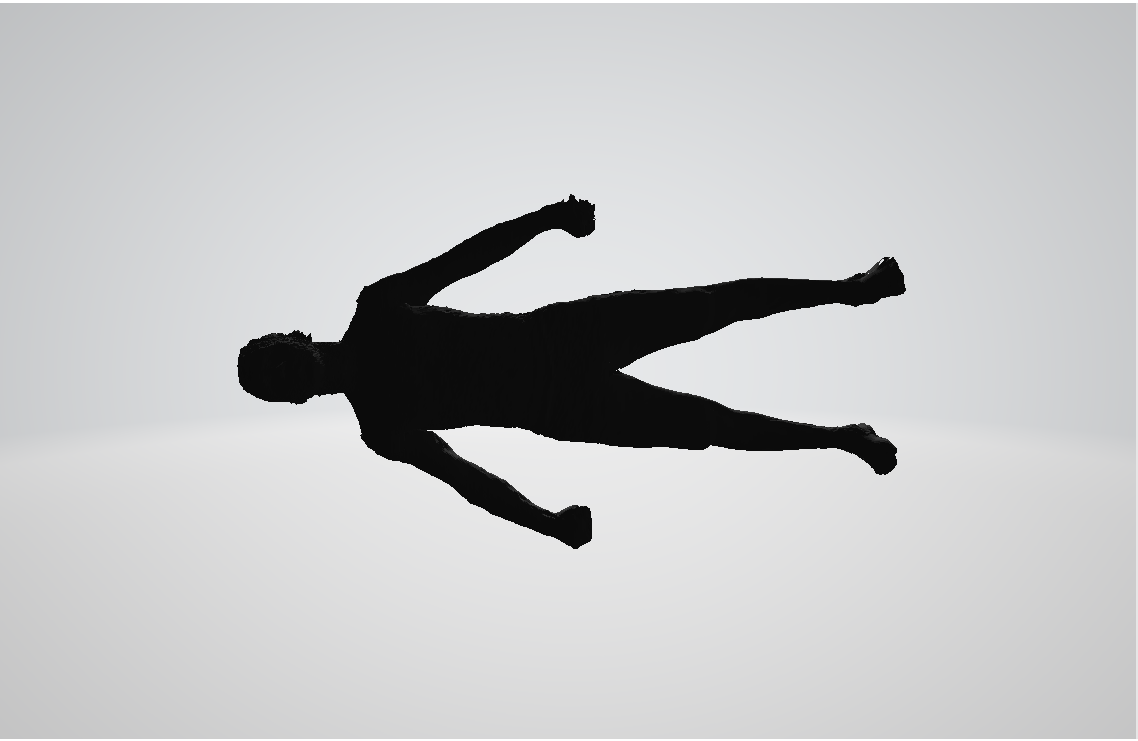
#> input picture deteccao-silhueta/images/10.PNG, 1138 x 741 px; its folder holds only this picture in this run
$ python main.py
#> lines starting #> are read from the running program, lines starting #| are printed output that depends on the picture; after the words box and inside, x2 and y2 are one past the last pixel; in counts of white or black regions, pixels touching at a corner belong together
import numpy as np
import cv2
import os
from matplotlib import pyplot as plt
from os import listdir

def show_image(img):
    plt.imshow(img, cmap='gray', interpolation='bicubic')
    plt.xticks([]), plt.yticks([])
    plt.show()

def rotate(img):
    rows, cols = img.shape
#> rows = 741; cols = 1138
    M = cv2.getRotationMatrix2D((cols/2, rows/2), -90, 1)
    return  cv2.warpAffine(img, M, (cols, rows))
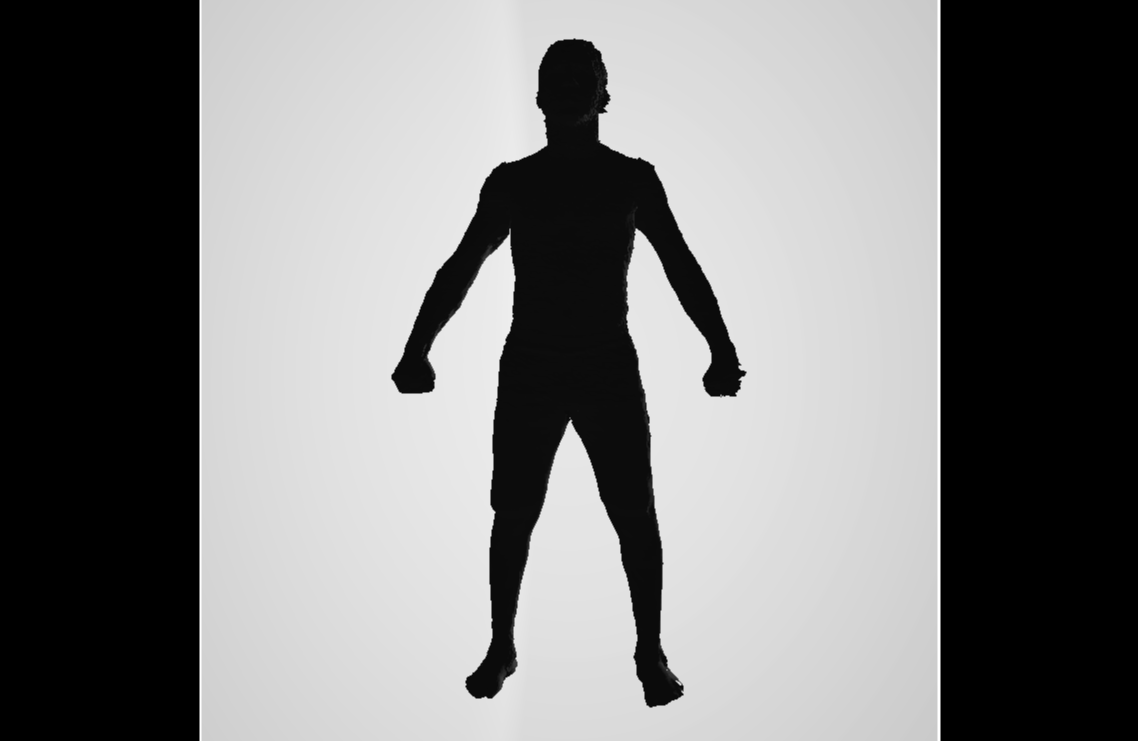
#> returned value: shape (741, 1138); min 0, max 255, mean 123.7

images_dir = os.path.join("../images/")
for image in listdir(images_dir):
    img = cv2.imread(os.path.join(images_dir, image), 0)
    img = rotate(img)
    img = cv2.Canny(img, 100, 200)
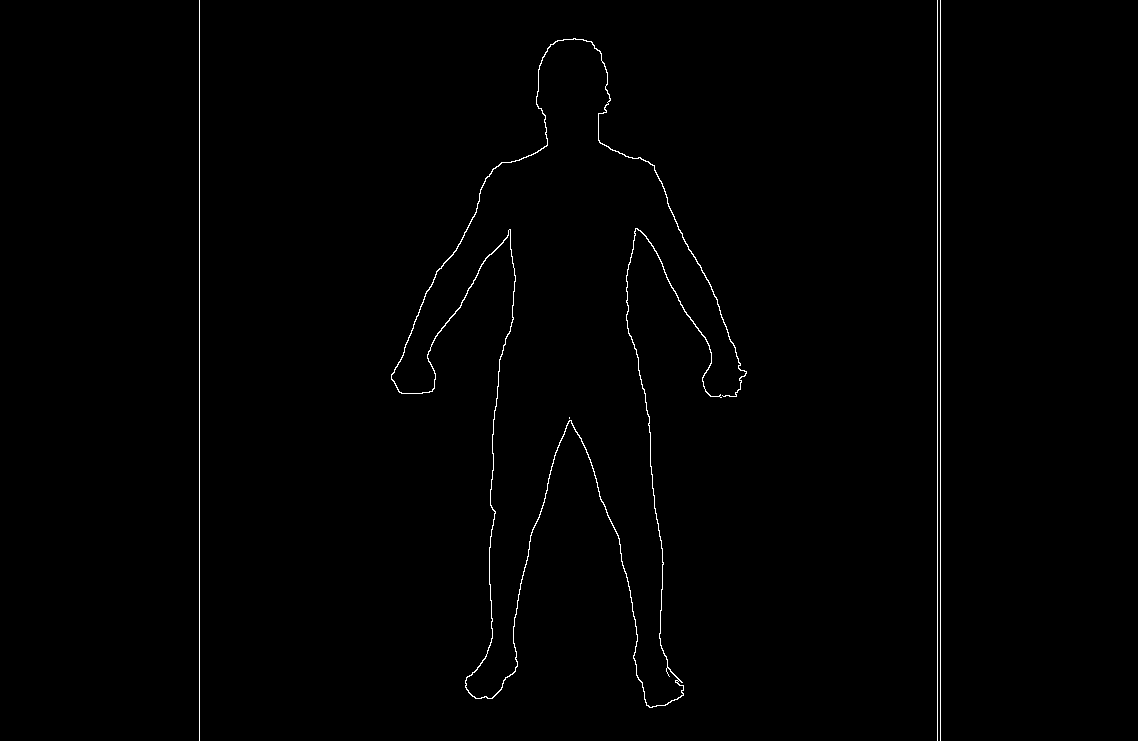
#> img: shape (741, 1138); 0.7% white in thin lines or dots, all inside (x1, y1, x2, y2) = (199, 0, 941, 741)
    show_image(img)
